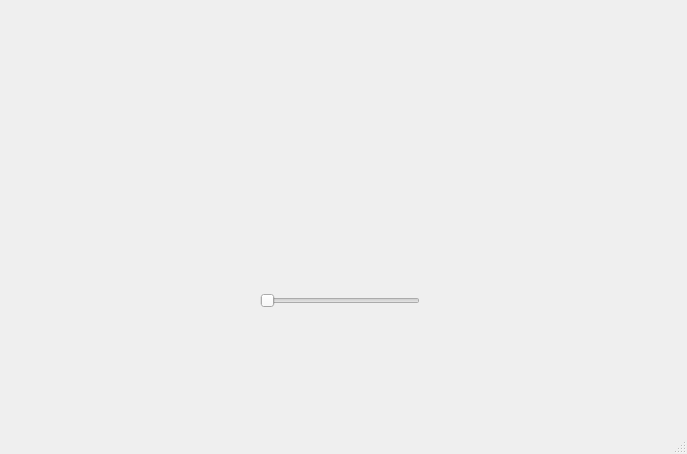
<?xml version="1.0" encoding="UTF-8"?>
<ui version="4.0">
 <class>MainWindow</class>
 <widget class="QMainWindow" name="MainWindow">
  <property name="geometry">
   <rect>
    <x>0</x>
    <y>0</y>
    <width>687</width>
    <height>454</height>
   </rect>
  </property>
  <property name="windowTitle">
   <string>MainWindow</string>
  </property>
  <widget class="QWidget" name="centralwidget">
   <widget class="QLabel" name="Imagen_Descripcion">
    <property name="geometry">
     <rect>
      <x>240</x>
      <y>90</y>
      <width>201</width>
      <height>171</height>
     </rect>
    </property>
    <property name="mouseTracking">
     <bool>false</bool>
    </property>
    <property name="tabletTracking">
     <bool>false</bool>
    </property>
    <property name="acceptDrops">
     <bool>false</bool>
    </property>
    <property name="styleSheet">
     <string notr="true"/>
    </property>
    <property name="text">
     <string/>
    </property>
    <property name="pixmap">
     <pixmap resource="../../archivos/recursos.qrc">:/Ejercicios/nata.jpg</pixmap>
    </property>
    <property name="scaledContents">
     <bool>true</bool>
    </property>
    <property name="wordWrap">
     <bool>false</bool>
    </property>
    <property name="openExternalLinks">
     <bool>false</bool>
    </property>
   </widget>
   <widget class="QLabel" name="label_2">
    <property name="geometry">
     <rect>
      <x>500</x>
      <y>10</y>
      <width>151</width>
      <height>81</height>
     </rect>
    </property>
    <property name="styleSheet">
     <string notr="true"/>
    </property>
    <property name="text">
     <string/>
    </property>
    <property name="pixmap">
     <pixmap resource="../../archivos/recursos.qrc">:/Logos/fians.png</pixmap>
    </property>
    <property name="scaledContents">
     <bool>true</bool>
    </property>
   </widget>
   <widget class="QLabel" name="label_3">
    <property name="geometry">
     <rect>
      <x>520</x>
      <y>320</y>
      <width>151</width>
      <height>91</height>
     </rect>
    </property>
    <property name="styleSheet">
     <string notr="true"/>
    </property>
    <property name="text">
     <string/>
    </property>
    <property name="pixmap">
     <pixmap resource="../../archivos/recursos.qrc">:/Logos/56f38-batman-logo-png-transparent-free.png</pixmap>
    </property>
    <property name="scaledContents">
     <bool>true</bool>
    </property>
   </widget>
   <widget class="QSlider" name="SelectorImagen">
    <property name="geometry">
     <rect>
      <x>260</x>
      <y>290</y>
      <width>160</width>
      <height>22</height>
     </rect>
    </property>
    <property name="orientation">
     <enum>Qt::Horizontal</enum>
    </property>
   </widget>
   <widget class="QLabel" name="label_4">
    <property name="geometry">
     <rect>
      <x>10</x>
      <y>10</y>
      <width>151</width>
      <height>81</height>
     </rect>
    </property>
    <property name="styleSheet">
     <string notr="true"/>
    </property>
    <property name="text">
     <string/>
    </property>
    <property name="pixmap">
     <pixmap resource="../../archivos/recursos.qrc">:/Logos/escudo_imagotipoUAT.png</pixmap>
    </property>
    <property name="scaledContents">
     <bool>true</bool>
    </property>
   </widget>
  </widget>
  <widget class="QMenuBar" name="menubar">
   <property name="geometry">
    <rect>
     <x>0</x>
     <y>0</y>
     <width>687</width>
     <height>21</height>
    </rect>
   </property>
  </widget>
  <widget class="QStatusBar" name="statusbar"/>
 </widget>
 <resources>
  <include location="recursos.qrc"/>
  <include location="../../archivos/recursos.qrc"/>
 </resources>
 <connections/>
</ui>
